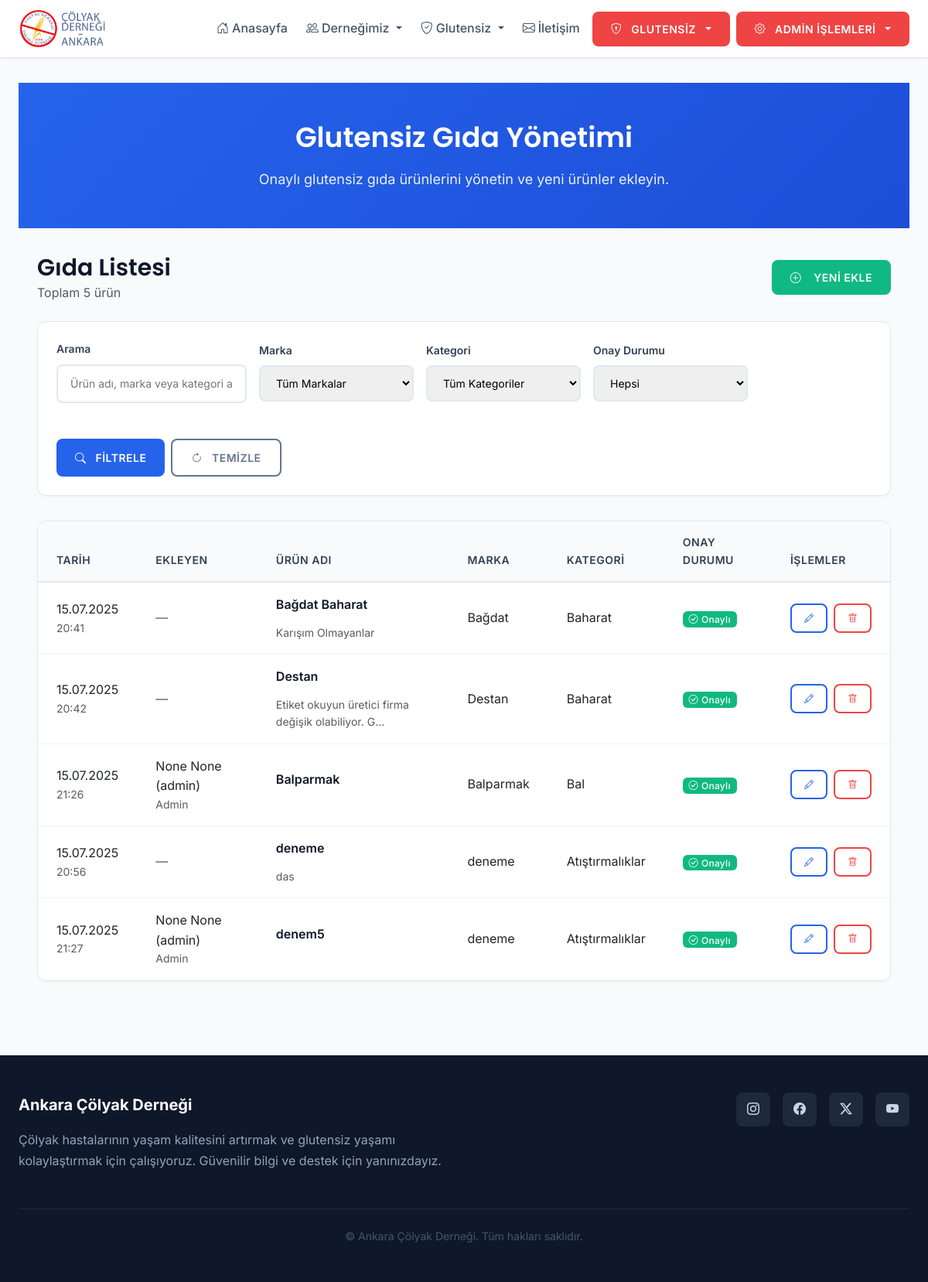
Screenshot of /users/admin/foods/ (signed in) with the database file from the repository.
### users/models.py (models this page shows, shortened)
class GlutenFreeFood(models.Model):
    name = models.CharField(max_length=100, verbose_name="Ürün Adı")
    brand = models.ForeignKey(FoodBrand, on_delete=models.SET_NULL, null=True, blank=True, verbose_name="Marka")
    category = models.ForeignKey(Category, on_delete=models.SET_NULL, null=True, blank=True, verbose_name="Kategori")
    is_approved = models.BooleanField(default=False, verbose_name="Onaylı mı?")
    description = models.TextField(blank=True, null=True, verbose_name="Açıklama")
    approved_at = models.DateTimeField(auto_now=True, verbose_name="Onay Tarihi")
    added_by = models.ForeignKey('User', null=True, blank=True, on_delete=models.SET_NULL, related_name='added_%(class)s_items', verbose_name='Ekleyen')
    class Meta:
        verbose_name = "Glutensiz Gıda"
        verbose_name_plural = "Glutensiz Gıdalar"

class FoodBrand(models.Model):
    name = models.CharField(max_length=100, unique=True, verbose_name="Gıda Markası")
    class Meta:
        verbose_name = "Gıda Markası"
        verbose_name_plural = "Gıda Markaları"

class Category(models.Model):
    name = models.CharField(max_length=100, unique=True, verbose_name="Kategori Adı")
    class Meta:
        verbose_name = "Kategori"
        verbose_name_plural = "Kategoriler"

class User(AbstractBaseUser, PermissionsMixin):
    class Role(models.TextChoices):
        EDITOR = 'editor', 'Editör'
        ADMIN = 'admin', 'Yönetici'
    username = models.CharField(max_length=150, unique=True)
    first_name = models.CharField(max_length=30, blank=True, null=True)
    last_name = models.CharField(max_length=30, blank=True, null=True)
    role = models.CharField(max_length=10, choices=Role.choices, default=Role.EDITOR)
    date_joined = models.DateTimeField(default=timezone.now)
    last_login = models.DateTimeField(blank=True, null=True)
    is_active = models.BooleanField(default=True)
    is_staff = models.BooleanField(default=False)
    can_edit_foods = models.BooleanField(default=False, verbose_name='Glutensiz Gıda Yetki')
    can_edit_venues = models.BooleanField(default=False, verbose_name='Glutensiz Mekan Yetki')
    can_edit_hotels = models.BooleanField(default=False, verbose_name='Glutensiz Otel Yetki')
    can_edit_medicines = models.BooleanField(default=False, verbose_name='Glutensiz İlaç Yetki')
    can_edit_recipes = models.BooleanField(default=False, verbose_name='Glutensiz Tarif Yetki')
    USERNAME_FIELD = 'username'
    REQUIRED_FIELDS = []
    objects = UserManager()
    def __str__(self):
        return f"{self.first_name} {self.last_name} ({self.username})"

### users/views.py (the view)
        def wrapper(request, *args, **kwargs):
            if not request.user.is_authenticated:
                return redirect('login')
            if request.user.is_superuser:
                return view_func(request, *args, **kwargs)
            if request.user.role == 'editor' and getattr(request.user, permission_field, False):
                return view_func(request, *args, **kwargs)
            messages.error(request, 'Bu sayfaya erişim yetkiniz bulunmamaktadır.')
            return redirect('home')

### users/views.py (called while the page is built)
def editor_permission_required(permission_field):
    def decorator(view_func):
        def wrapper(request, *args, **kwargs):
            if not request.user.is_authenticated:
                return redirect('login')
            if request.user.is_superuser:
                return view_func(request, *args, **kwargs)
            if request.user.role == 'editor' and getattr(request.user, permission_field, False):
                return view_func(request, *args, **kwargs)
            messages.error(request, 'Bu sayfaya erişim yetkiniz bulunmamaktadır.')
            return redirect('home')
        return wrapper
    return decorator

### templates/users/admin_food_list.html (shortened to what this page needs)
{% extends 'base.html' %}
{% load static %}
{% block content %}
<div class="page-header">
  <div class="container">
    <h1>Glutensiz Gıda Yönetimi</h1>
    <p>Onaylı glutensiz gıda ürünlerini yönetin ve yeni ürünler ekleyin.</p>
  </div>
</div>
<div class="container">
  <div class="d-flex justify-content-between align-items-center mb-4 flex-wrap gap-3">
    <div>
      <h2 class="mb-0">Gıda Listesi</h2>
      <p class="text-muted mb-0">Toplam {{ foods|length }} ürün</p>
    </div>
    <a href="{% url 'admin_food_create' %}" class="btn btn-success">
      <i class="bi bi-plus-circle me-2"></i>Yeni Ekle
    </a>
  </div>
  <div class="filter-section">
    <form method="get" class="filter-form">
      <div class="filter-group">
        <label class="filter-label">Arama</label>
        <input type="text" name="q" value="{{ request.GET.q|default:'' }}" class="filter-input" placeholder="Ürün adı, marka veya kategori ara...">
      </div>
      <div class="filter-group">
        <label class="filter-label">Marka</label>
        <select name="brand" class="filter-input">
          <option value="">Tüm Markalar</option>
        </select>
      </div>
      <div class="filter-group">
        <label class="filter-label">Kategori</label>
        <select name="category" class="filter-input">
          <option value="">Tüm Kategoriler</option>
        </select>
      </div>
      <div class="filter-group">
        <label class="filter-label">Onay Durumu</label>
        <select name="is_approved" class="filter-input">
          <option value="">Hepsi</option>
        </select>
      </div>
      <div class="filter-group">
        <label class="filter-label">&nbsp;</label>
        <div class="d-flex gap-2">
          <button class="btn btn-primary" type="submit">
            <i class="bi bi-search me-1"></i>Filtrele
          </button>
          <button class="btn btn-outline-secondary" type="button" onclick="window.location.href=window.location.pathname">
            <i class="bi bi-arrow-clockwise me-1"></i>Temizle
          </button>
        </div>
      </div>
    </form>
  </div>
  {% if foods %}
    <div class="table-container">
      <table class="table">
        <thead>
          <tr>
            <th>Tarih</th>
            <th>Ekleyen</th>
            <th>Ürün Adı</th>
            <th>Marka</th>
            <th>Kategori</th>
            <th>Onay Durumu</th>
            <th>İşlemler</th>
          </tr>
        </thead>
        <tbody>
          {% for food in foods %}
          <tr>
            <td>
              <div class="date-info">
                <div class="date-value">{{ food.approved_at|date:"d.m.Y" }}</div>
                <div class="time-value text-muted small">{{ food.approved_at|date:"H:i" }}</div>
              </div>
            </td>
            <td>
              <div class="user-info">
                {% if food.added_by %}
                  <div class="user-name">{{ food.added_by }}</div>
                  <div class="user-role text-muted small">Admin</div>
                {% else %}
                  <span class="text-muted">—</span>
                {% endif %}
              </div>
            </td>
            <td>
              <div class="food-info">
                <div class="food-name">{{ food.name }}</div>
                {% if food.description %}
                  <div class="food-description text-muted small">{{ food.description|truncatechars:50 }}</div>
                {% endif %}
              </div>
            </td>
            <td>
              {% if food.brand %}
                <span class="brand-badge">{{ food.brand.name }}</span>
              {% else %}
                <span class="text-muted">—</span>
              {% endif %}
            </td>
            <td>
              {% if food.category %}
                <span class="category-badge">{{ food.category.name }}</span>
              {% else %}
                <span class="text-muted">—</span>
              {% endif %}
            </td>
            <td>
              {% if food.is_approved %}
                <span class="badge bg-success">
                  <i class="bi bi-check-circle me-1"></i>Onaylı
                </span>
              {% else %}
                <span class="badge bg-warning">
                  <i class="bi bi-clock me-1"></i>Beklemede
                </span>
              {% endif %}
            </td>
            <td>
              <div class="action-buttons">
                <a href="{% url 'admin_food_update' food.pk %}" class="btn btn-sm btn-outline-primary" title="Düzenle">
                  <i class="bi bi-pencil"></i>
                </a>
                <a href="{% url 'admin_food_delete' food.pk %}" class="btn btn-sm btn-outline-danger" title="Sil">
                  <i class="bi bi-trash"></i>
                </a>
              </div>
            </td>
          </tr>
          {% endfor %}
        </tbody>
      </table>
    </div>
  {% endif %}
</div>
{% endblock %}

### rows the page displays
GlutenFreeFood: approved_at "15.07.2025", approved_at "20:41", name "Bağdat Baharat", description "Karışım Olmayanlar", brand.name "Bağdat", category.name "Baharat", is_approved True (drawn)
GlutenFreeFood: approved_at "15.07.2025", approved_at "20:42", name "Destan", description "Etiket okuyun üretici firma değişik olabiliyor. G…", brand.name "Destan", category.name "Baharat", is_approved True (drawn)
GlutenFreeFood: approved_at "15.07.2025", approved_at "21:26", added_by "None None (admin)", name "Balparmak", brand.name "Balparmak", category.name "Bal", is_approved True (drawn)
GlutenFreeFood: approved_at "15.07.2025", approved_at "20:56", name "deneme", description "das", brand.name "deneme", category.name "Atıştırmalıklar", is_approved True (drawn)
GlutenFreeFood: approved_at "15.07.2025", approved_at "21:27", added_by "None None (admin)", name "denem5", brand.name "deneme", category.name "Atıştırmalıklar", is_approved True (drawn)

### other values shown
{{ foods|length }} "5"
